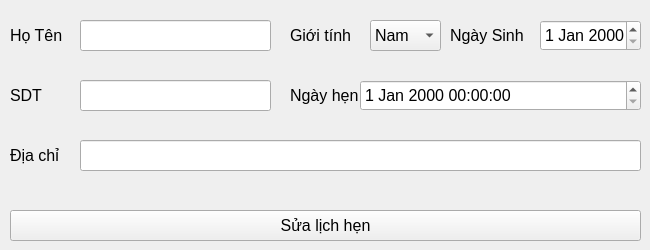
      <widget class="QWidget" name="tabcapnhapthongtinlichhen">
       <attribute name="title">
        <string>Cập nhập thông tin lịch hẹn</string>
       </attribute>
       <widget class="QLabel" name="label_9">
        <property name="geometry">
         <rect>
          <x>10</x>
          <y>20</y>
          <width>61</width>
          <height>31</height>
         </rect>
        </property>
        <property name="font">
         <font>
          <pointsize>12</pointsize>
         </font>
        </property>
        <property name="text">
         <string>Họ Tên</string>
        </property>
       </widget>
       <widget class="QPushButton" name="btn_sualichhen_ad">
        <property name="geometry">
         <rect>
          <x>10</x>
          <y>210</y>
          <width>631</width>
          <height>31</height>
         </rect>
        </property>
        <property name="font">
         <font>
          <pointsize>12</pointsize>
         </font>
        </property>
        <property name="text">
         <string>Sửa lịch hẹn</string>
        </property>
        <property name="icon">
         <iconset resource="resources.qrc">
          <normaloff>:/newPrefix/Img/ThongTinKhachHang.png</normaloff>:/newPrefix/Img/ThongTinKhachHang.png</iconset>
        </property>
        <property name="iconSize">
         <size>
          <width>20</width>
          <height>20</height>
         </size>
        </property>
       </widget>
       <widget class="QLabel" name="label_10">
        <property name="geometry">
         <rect>
          <x>290</x>
          <y>80</y>
          <width>71</width>
          <height>31</height>
         </rect>
        </property>
        <property name="font">
         <font>
          <pointsize>12</pointsize>
         </font>
        </property>
        <property name="text">
         <string>Ngày hẹn</string>
        </property>
       </widget>
       <widget class="QComboBox" name="cbmgioitinh_lv_ad">
        <property name="geometry">
         <rect>
          <x>370</x>
          <y>20</y>
          <width>71</width>
          <height>31</height>
         </rect>
        </property>
        <property name="font">
         <font>
          <pointsize>12</pointsize>
         </font>
        </property>
        <item>
         <property name="text">
          <string>Nam</string>
         </property>
        </item>
        <item>
         <property name="text">
          <string>Nữ</string>
         </property>
        </item>
        <item>
         <property name="text">
          <string>Khác</string>
         </property>
        </item>
       </widget>
       <widget class="QLabel" name="label_11">
        <property name="geometry">
         <rect>
          <x>450</x>
          <y>20</y>
          <width>81</width>
          <height>31</height>
         </rect>
        </property>
        <property name="font">
         <font>
          <pointsize>12</pointsize>
         </font>
        </property>
        <property name="text">
         <string>Ngày Sinh</string>
        </property>
       </widget>
       <widget class="QLabel" name="label_12">
        <property name="geometry">
         <rect>
          <x>290</x>
          <y>20</y>
          <width>71</width>
          <height>31</height>
         </rect>
        </property>
        <property name="font">
         <font>
          <pointsize>12</pointsize>
         </font>
        </property>
        <property name="text">
         <string>Giới tính</string>
        </property>
       </widget>
       <widget class="QLineEdit" name="txtsdt_lv_ad">
        <property name="geometry">
         <rect>
          <x>80</x>
          <y>80</y>
          <width>191</width>
          <height>31</height>
         </rect>
        </property>
        <property name="font">
         <font>
          <pointsize>12</pointsize>
         </font>
        </property>
       </widget>
       <widget class="QDateEdit" name="datengauysinh_lh_ad">
        <property name="geometry">
         <rect>
          <x>540</x>
          <y>20</y>
          <width>101</width>
          <height>31</height>
         </rect>
        </property>
        <property name="font">
         <font>
          <pointsize>12</pointsize>
         </font>
        </property>
       </widget>
       <widget class="QLineEdit" name="txtdiachi_lh_ad">
        <property name="geometry">
         <rect>
          <x>80</x>
          <y>140</y>
          <width>561</width>
          <height>31</height>
         </rect>
        </property>
        <property name="font">
         <font>
          <pointsize>12</pointsize>
         </font>
        </property>
       </widget>
       <widget class="QLineEdit" name="txthoten_lh_ad">
        <property name="geometry">
         <rect>
          <x>80</x>
          <y>20</y>
          <width>191</width>
          <height>31</height>
         </rect>
        </property>
        <property name="font">
         <font>
          <pointsize>12</pointsize>
         </font>
        </property>
       </widget>
       <widget class="QDateTimeEdit" name="datengayhen_lh_ad">
        <property name="geometry">
         <rect>
          <x>360</x>
          <y>80</y>
          <width>281</width>
          <height>31</height>
         </rect>
        </property>
        <property name="font">
         <font>
          <pointsize>12</pointsize>
         </font>
        </property>
       </widget>
       <widget class="QLabel" name="label_13">
        <property name="geometry">
         <rect>
          <x>10</x>
          <y>80</y>
          <width>61</width>
          <height>31</height>
         </rect>
        </property>
        <property name="font">
         <font>
          <pointsize>12</pointsize>
         </font>
        </property>
        <property name="text">
         <string>SDT</string>
        </property>
       </widget>
       <widget class="QLabel" name="label_14">
        <property name="geometry">
         <rect>
          <x>10</x>
          <y>140</y>
          <width>71</width>
          <height>31</height>
         </rect>
        </property>
        <property name="font">
         <font>
          <pointsize>12</pointsize>
         </font>
        </property>
        <property name="text">
         <string>Địa chỉ</string>
        </property>
       </widget>
      </widget>
